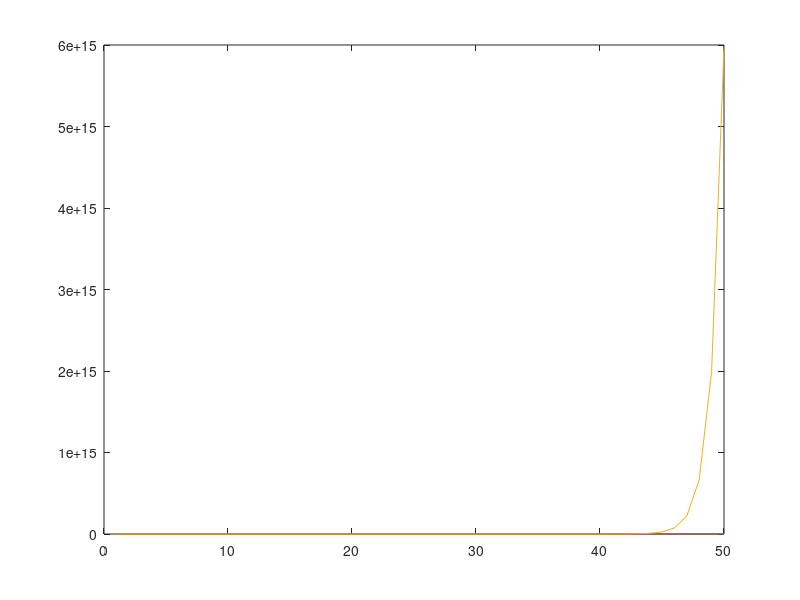

Write the MATLAB code that produced this figure.
%Ejercicio 1
clear all
clc 

n=5;

r=zeros(1,50);
p=zeros(1,50);
q=p;
error=1e-7;
r(1)=1+error;
r(2)=1/3+error;
%r(1)=1;
%r(2)=1/3;

p(1)=r(1);
p(2)=r(2);

q(1)=r(1);
q(2)=r(2);

for k=3:50
  r(k)=1/3*r(k-1);
  p(k)=4/3*p(k-1)-1/3*p(k-2);
  q(k)=10/3*q(k-1)-q(k-2);
end


printf('k\tr(k)\tp(k)\tq(k)\n');
for k=1:50
  fprintf('%5d\t%5e\t%5e\t%5e\n', k, r(k), p(k), q(k));
end



e_a_p=r;
e_a_q=r;

for k=1:50
  e_a_p(k)=abs(p(k)-r(k));
  e_a_q(k)=abs(q(k)-r(k));
end 

k=1:50;

plot(k, r, k, p, k, q); 

%figure(2);

%plot(k,log(e_a_p),k,log(e_a_q));
%legend('r,p','r,q');
